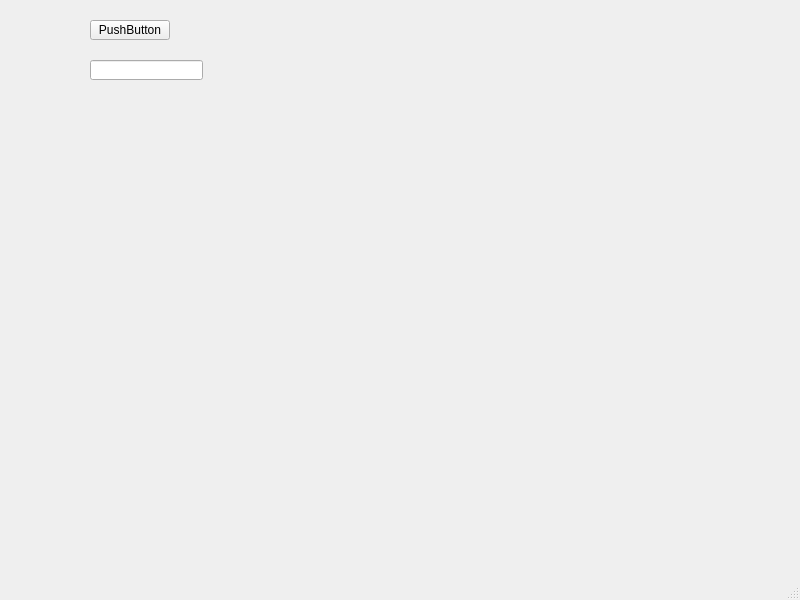
<?xml version="1.0" encoding="UTF-8"?>
<ui version="4.0">
 <class>MainWindow</class>
 <widget class="QMainWindow" name="MainWindow">
  <property name="geometry">
   <rect>
    <x>0</x>
    <y>0</y>
    <width>800</width>
    <height>600</height>
   </rect>
  </property>
  <property name="windowTitle">
   <string>MainWindow</string>
  </property>
  <widget class="QWidget" name="centralwidget">
   <widget class="QPushButton" name="pushButton">
    <property name="geometry">
     <rect>
      <x>90</x>
      <y>20</y>
      <width>80</width>
      <height>20</height>
     </rect>
    </property>
    <property name="text">
     <string>PushButton</string>
    </property>
   </widget>
   <widget class="QLineEdit" name="lineEdit">
    <property name="geometry">
     <rect>
      <x>90</x>
      <y>60</y>
      <width>113</width>
      <height>20</height>
     </rect>
    </property>
   </widget>
  </widget>
  <widget class="QMenuBar" name="menubar">
   <property name="geometry">
    <rect>
     <x>0</x>
     <y>0</y>
     <width>800</width>
     <height>21</height>
    </rect>
   </property>
  </widget>
  <widget class="QStatusBar" name="statusbar"/>
 </widget>
 <resources/>
 <connections>
  <connection>
   <sender>pushButton</sender>
   <signal>clicked()</signal>
   <receiver>MainWindow</receiver>
   <slot>slot1()</slot>
   <hints>
    <hint type="sourcelabel">
     <x>144</x>
     <y>48</y>
    </hint>
    <hint type="destinationlabel">
     <x>290</x>
     <y>30</y>
    </hint>
   </hints>
  </connection>
  <connection>
   <sender>lineEdit</sender>
   <signal>editingFinished()</signal>
   <receiver>MainWindow</receiver>
   <slot>slot1()</slot>
   <hints>
    <hint type="sourcelabel">
     <x>168</x>
     <y>92</y>
    </hint>
    <hint type="destinationlabel">
     <x>282</x>
     <y>114</y>
    </hint>
   </hints>
  </connection>
 </connections>
 <slots>
  <slot>slot1()</slot>
 </slots>
</ui>
